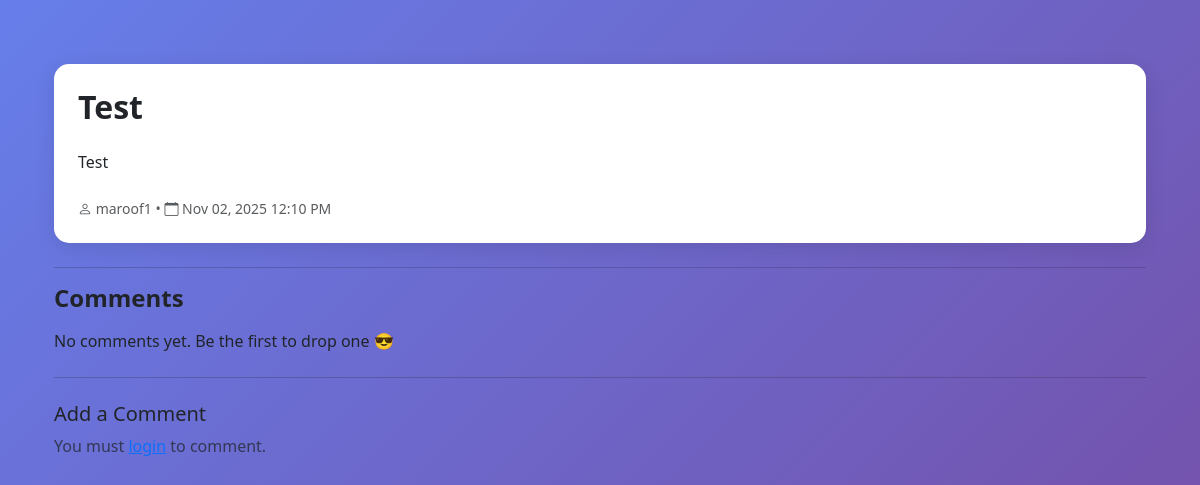
Page /post/213/ on the committed database.
### blog/models.py (models this page shows, shortened)
class Post(models.Model):
    user = models.ForeignKey(User,on_delete=models.CASCADE,related_name="posts")
    title = models.CharField(max_length=100)
    content = models.TextField()
    created_at = models.DateTimeField(auto_now_add=True)
    updated_at = models.DateTimeField(auto_now=True)

### blog/views.py (the view, shortened to what this page needs)
# urls.py: path("post/<int:pk>/", views.post_detail, name="post_detail"),
def post_detail(request, pk):
    post = get_object_or_404(Post, pk=pk)
    comments = post.comments.all().order_by("-created_at")
    return render(request, "blog/post_detail.html", {
        "post": post,
        "comments": comments
    })

### blog/templates/blog/post_detail.html
{% extends "base.html" %}
{% block content %}
<div class="container mt-4">
    <div class="card p-4 mb-4">
        <h2 class="fw-bold">{{ post.title }}</h2>
        <p class="mt-3">{{ post.content }}</p>
        <div class="text-muted small mt-2">
            <i class="bi bi-person"></i> {{ post.user.username }}
            •
            <i class="bi bi-calendar"></i> {{ post.created_at|date:"M d, Y g:i A" }}
        </div>
    </div>
    <hr>
    <h4 class="fw-bold mb-3">Comments</h4>
    {% for c in comments %}
        <div class="card p-3 mb-2">
            <strong>{{ c.user.username }}</strong>
            <p class="mt-2 mb-1">{{ c.content }}</p>
            <small class="text-muted">{{ c.created_at|date:"M d, Y g:i A" }}</small>
        </div>
    {% empty %}
        <p>No comments yet. Be the first to drop one 😎</p>
    {% endfor %}
    <hr class="my-4">
    <h5>Add a Comment</h5>
    {% if user.is_authenticated %}
    <form method="POST" class="mt-2">
        {% csrf_token %}
        <textarea
            name="content"
            class="form-control"
            rows="3"
            placeholder="Write your comment..."
            required></textarea>
        <button class="btn btn-primary mt-2">Post Comment</button>
    </form>
    {% else %}
        <p class="text-muted">You must <a href="{% url 'login' %}">login</a> to comment.</p>
    {% endif %}
</div>
{% endblock %}

### blog/templates/base.html (style rules this page uses)
body { min-height: 100vh; background: linear-gradient(135deg, #667eea 0%, #764ba2 100%); }
.card { border: none; border-radius: 15px; box-shadow: 0 5px 20px rgba(0,0,0,0.1); }

### rows in the picture
Post: title "Test", content "Test", user.username "maroof1", created_at "Nov 02, 2025 12:10 PM"
